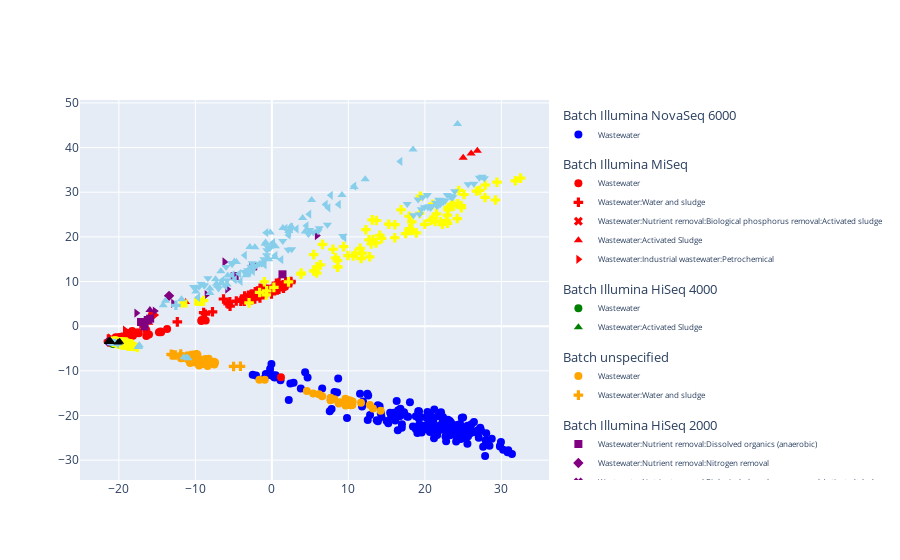

Notebook cell for this chart:
### Markdown cell above
### Data loading

### Code cell
#Loading data and CLR transform it
path = "data/MGnify/datasets/metadataset_dataset_all_biomes_merged_abund_tables_genus.csv"
batch_label = "instrument_platform"
exp_label = "biomes"
drop_cols = ["index", "experiment_type"]
data = DataPreprocess(path, factors = ["sample", batch_label, exp_label]).drop(drop_cols, axis = 1).dropna().reset_index() #drop samples without meta info
data = DataTransform(data, factors = ["sample", batch_label, exp_label], count=True)
data[exp_label] = data[exp_label].str.replace("root:Engineered:", "", regex=False) #remove redundant label

# dtu_data = data[]

#plot PCA of data to visualize it
plotPCA(data, sample_label="sample", batch_label=batch_label, experiment_label=exp_label)
